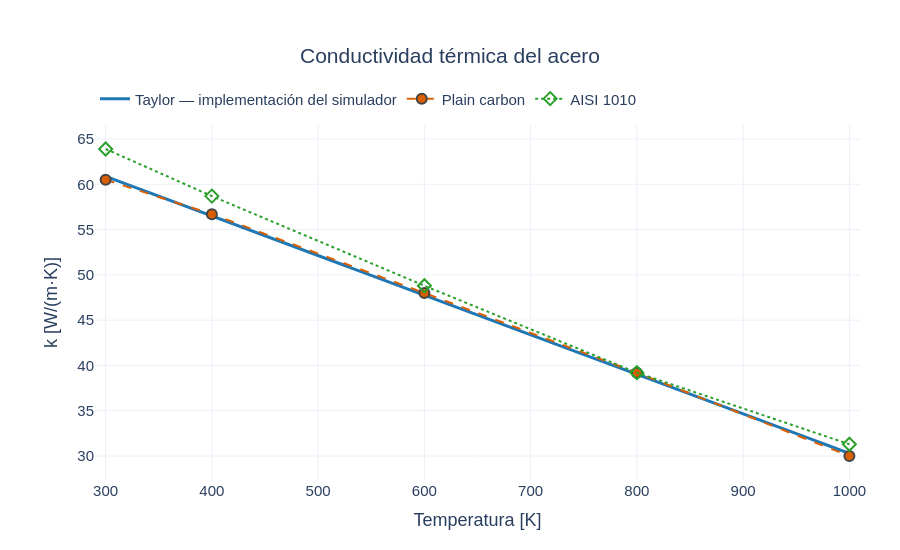

Write notebook code for a chart like this one.
### Markdown cell above
## Plot — Conductividad

### Code cell
conductivity_fig = property_figure("k", "Conductividad térmica del acero", "k [W/(m·K)]")
conductivity_fig.show()

### Figure 1 — Plotly figure (JSON) as saved in the notebook; plotly's stock layout.template omitted (floating-point values rounded to 4 significant figures; data arrays with more than 128 entries replaced by an {"elided": "..."} marker saying what was removed)
{"data": [{"line": {"color": "#1f77b4", "width": 3}, "mode": "lines", "name": "Taylor — implementación del simulador", "x": {"elided": "500 float values"}, "y": {"elided": "500 float values"}, "type": "scatter"}, {"line": {"color": "#d95f02", "dash": "dash", "width": 2}, "marker": {"line": {"width": 2}, "size": 10, "symbol": "circle"}, "mode": "lines+markers", "name": "Plain carbon", "x": [300.0, 400.0, 600.0, 800.0, 1000.0], "y": [60.5, 56.7, 48.0, 39.2, 30.0], "type": "scatter"}, {"line": {"color": "#2ca02c", "dash": "dot", "width": 2}, "marker": {"line": {"width": 2}, "size": 10, "symbol": "diamond-open"}, "mode": "lines+markers", "name": "AISI 1010", "x": [300.0, 400.0, 600.0, 800.0, 1000.0], "y": [63.9, 58.7, 48.8, 39.2, 31.3], "type": "scatter"}], "layout": {"font": {"family": "Arial", "size": 15}, "legend": {"orientation": "h", "x": 0, "y": 1.12}, "margin": {"t": 125, "b": 70, "l": 95, "r": 40}, "xaxis": {"title": {"text": "Temperatura [K]"}, "range": [290, 1010]}, "title": {"text": "Conductividad térmica del acero", "x": 0.5}, "height": 550, "hovermode": "x unified", "yaxis": {"title": {"text": "k [W/(m·K)]"}}}}
